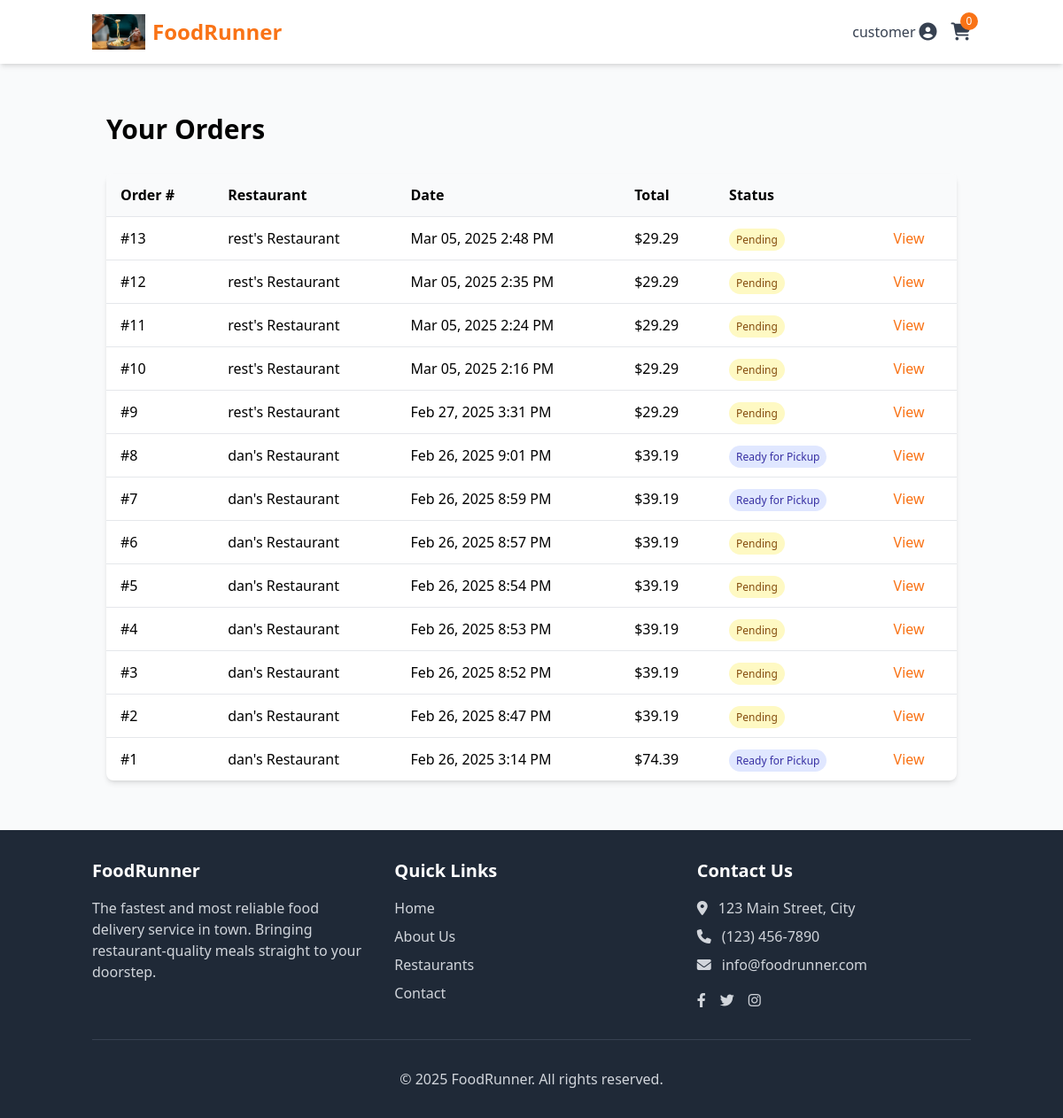
The app's page /customer/orders/ (signed in), older data.
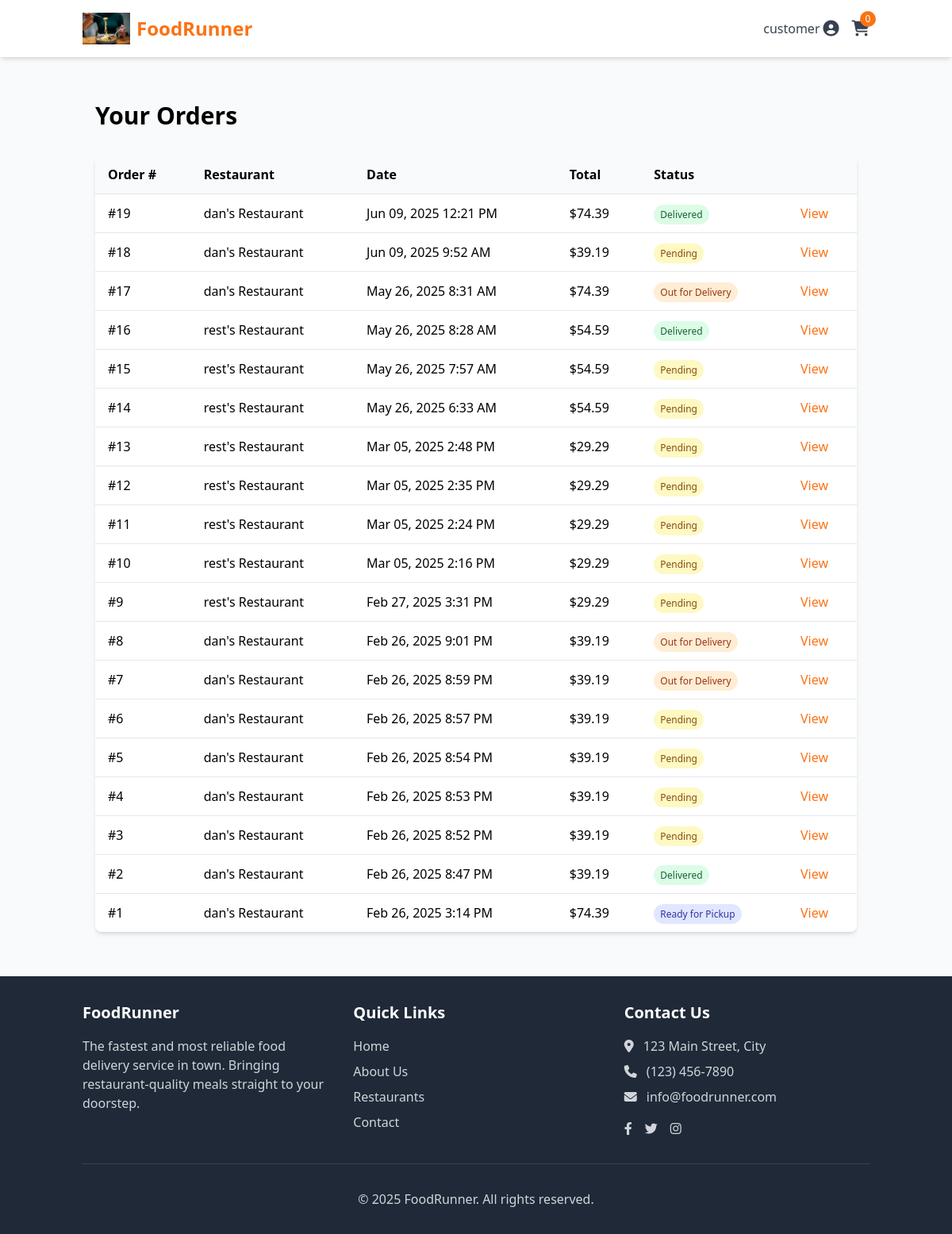
The same page, newer data.
### core/models.py (models this page shows, shortened)
class User(AbstractUser):
    USER_TYPE_CHOICES = (
        ('customer', 'Customer'),
        ('restaurant', 'Restaurant Manager'),
        ('delivery', 'Delivery Person'),
        ('admin', 'Administrator'),
    )
    user_type = models.CharField(
        max_length=20,
        choices=USER_TYPE_CHOICES,
        default='customer'
    )
    phone_number = models.CharField(max_length=15, blank=True)
    profile_picture = models.ImageField(upload_to='profile_pics/', blank=True, null=True)

### customers/models.py (models this page shows, shortened)
class Cart(models.Model):
    customer = models.OneToOneField(settings.AUTH_USER_MODEL, on_delete=models.CASCADE, related_name='cart')
    created_at = models.DateTimeField(auto_now_add=True)
    updated_at = models.DateTimeField(auto_now=True)
    @property
    def item_count(self):
        return self.items.count()

class Order(models.Model):
    STATUS_CHOICES = (
        ('pending', 'Pending'),
        ('confirmed', 'Confirmed'),
        ('preparing', 'Preparing'),
        ('ready_for_pickup', 'Ready for Pickup'),
        ('out_for_delivery', 'Out for Delivery'),
        ('delivered', 'Delivered'),
        ('cancelled', 'Cancelled'),
    )
    customer = models.ForeignKey(settings.AUTH_USER_MODEL, on_delete=models.CASCADE, related_name='orders')
    restaurant = models.ForeignKey(Restaurant, on_delete=models.CASCADE, related_name='orders')
    delivery_person = models.ForeignKey(
        settings.AUTH_USER_MODEL,
        on_delete=models.SET_NULL,
        null=True,
        blank=True,
        related_name='deliveries'
    )
    delivery_address = models.ForeignKey('core.Address', on_delete=models.SET_NULL, null=True)
    status = models.CharField(max_length=20, choices=STATUS_CHOICES, default='pending')
    total_amount = models.DecimalField(max_digits=8, decimal_places=2)
    delivery_fee = models.DecimalField(max_digits=5, decimal_places=2)
    tax_amount = models.DecimalField(max_digits=6, decimal_places=2)
    payment_status = models.CharField(max_length=20, default='pending')
    payment_method = models.CharField(max_length=50, default='stripe')
    stripe_payment_intent_id = models.CharField(max_length=255, blank=True, null=True)
    estimated_delivery_time = models.DateTimeField(null=True, blank=True)
    actual_delivery_time = models.DateTimeField(null=True, blank=True)
    special_instructions = models.TextField(blank=True)
    created_at = models.DateTimeField(auto_now_add=True)
    updated_at = models.DateTimeField(auto_now=True)
    @property
    def order_total(self):
        return self.total_amount + self.delivery_fee + self.tax_amount

### restaurants/models.py (models this page shows, shortened)
class Restaurant(models.Model):
    manager = models.OneToOneField(settings.AUTH_USER_MODEL, on_delete=models.CASCADE)
    name = models.CharField(max_length=100)
    description = models.TextField()
    logo = models.ImageField(upload_to='restaurant_logos/')
    banner_image = models.ImageField(upload_to='restaurant_banners/', blank=True, null=True)
    address = models.OneToOneField(Address, on_delete=models.CASCADE)
    cuisine_type = models.CharField(max_length=50)
    phone = models.CharField(max_length=15)
    email = models.EmailField()
    website = models.URLField(blank=True, null=True)
    is_active = models.BooleanField(default=True)
    average_rating = models.DecimalField(max_digits=3, decimal_places=2, default=0.0)
    delivery_fee = models.DecimalField(max_digits=5, decimal_places=2, default=0.0)
    min_order_amount = models.DecimalField(max_digits=6, decimal_places=2, default=0.0)
    preparation_time = models.PositiveIntegerField(default=30, help_text='Average preparation time in minutes')
    opening_time = models.TimeField()
    closing_time = models.TimeField()
    created_at = models.DateTimeField(auto_now_add=True)
    updated_at = models.DateTimeField(auto_now=True)

### customers/views.py (the view)
# urls.py: path('orders/', views.order_list, name='orders'),
@login_required
def order_list(request):
    orders = Order.objects.filter(customer=request.user).order_by('-created_at')
    context = {
        'orders': orders,
    }
    return render(request, 'customers/order_list.html', context)

### customers/templates/customers/order_list.html (shortened to what this page needs)
{% extends 'base.html' %}
{% block content %}
<div class="container mx-auto px-4 py-8">
    <h1 class="text-3xl font-bold mb-8">Your Orders</h1>
    {% if orders %}
        <div class="bg-white rounded-lg shadow-md overflow-hidden">
            <div class="overflow-x-auto">
                <table class="w-full">
                    <thead class="bg-gray-50">
                        <tr>
                            <th class="text-left py-3 px-4">Order #</th>
                            <th class="text-left py-3 px-4">Restaurant</th>
                            <th class="text-left py-3 px-4">Date</th>
                            <th class="text-left py-3 px-4">Total</th>
                            <th class="text-left py-3 px-4">Status</th>
                            <th class="text-left py-3 px-4"></th>
                        </tr>
                    </thead>
                    <tbody>
                        {% for order in orders %}
                            <tr class="border-t hover:bg-gray-50">
                                <td class="py-3 px-4">#{{ order.id }}</td>
                                <td class="py-3 px-4">{{ order.restaurant.name }}</td>
                                <td class="py-3 px-4">{{ order.created_at|date:"M d, Y g:i A" }}</td>
                                <td class="py-3 px-4">${{ order.order_total }}</td>
                                <td class="py-3 px-4">
                                    <span class="px-2 py-1 rounded-full text-xs
                                        {% if order.status == 'pending' %}bg-yellow-100 text-yellow-800
                                        {% elif order.status == 'confirmed' %}bg-blue-100 text-blue-800
                                        {% elif order.status == 'preparing' %}bg-purple-100 text-purple-800
                                        {% elif order.status == 'ready_for_pickup' %}bg-indigo-100 text-indigo-800
                                        {% elif order.status == 'out_for_delivery' %}bg-orange-100 text-orange-800
                                        {% elif order.status == 'delivered' %}bg-green-100 text-green-800
                                        {% elif order.status == 'cancelled' %}bg-red-100 text-red-800
                                        {% endif %}">
                                        {{ order.get_status_display }}
                                    </span>
                                </td>
                                <td class="py-3 px-4">
                                    <a href="{% url 'customers:order_detail' order.id %}" class="text-orange-500 hover:underline">
                                        View
                                    </a>
                                </td>
                            </tr>
                        {% endfor %}
                    </tbody>
                </table>
            </div>
        </div>
    {% endif %}
</div>
{% endblock %}

### core/templates/base.html (shortened to what this page needs)
<!DOCTYPE html>
<html lang="en">
<head>
    {% load static %}
    <script src="https://cdn.tailwindcss.com"></script>
    <link rel="stylesheet" href="https://cdnjs.cloudflare.com/ajax/libs/font-awesome/6.4.0/css/all.min.css">
</head>
<body class="bg-gray-50 min-h-screen flex flex-col">
    <header class="bg-white shadow-md">
        <nav class="container mx-auto px-4 py-4 flex justify-between items-center">
            <a href="{% url 'landing' %}" class="flex items-center">
                <img src="{% static 'images/logo.png' %}" alt="FoodRunner Logo" class="h-10 w-auto mr-2">
                <span class="text-2xl font-bold text-orange-500">FoodRunner</span>
            </a>
            <div class="flex items-center space-x-4">
                {% if user.is_authenticated %}
                    <div class="relative group">
                        <button class="flex items-center text-gray-700 hover:text-orange-500">
                            <span class="mr-1">{{ user.username }}</span>
                            <i class="fas fa-user-circle text-xl"></i>
                        </button>
                    </div>
                    {% if user.user_type == 'customer' %}
                        <a href="{% url 'customers:cart' %}" class="text-gray-700 hover:text-orange-500 relative">
                            <i class="fas fa-shopping-cart text-xl"></i>
                            <span class="absolute -top-2 -right-2 bg-orange-500 text-white rounded-full h-5 w-5 flex items-center justify-center text-xs">
                                {{ user.cart.item_count|default:'0' }}
                            </span>
                        </a>
                    {% endif %}
                {% else %}
                    <a href="{% url 'login' %}" class="text-gray-700 hover:text-orange-500 font-semibold">Login</a>
                    <a href="{% url 'register' %}" class="bg-orange-500 text-white px-4 py-2 rounded-md hover:bg-orange-600 font-semibold">Sign Up</a>
                {% endif %}
            </div>
        </nav>
    </header>
    <main class="flex-grow container mx-auto px-4 py-6">
        {% block content %}{% endblock %}
    </main>
    <footer class="bg-gray-800 text-white py-8">
        <div class="container mx-auto px-4">
            <div class="grid grid-cols-1 md:grid-cols-3 gap-8">
                <div>
                    <h3 class="text-xl font-semibold mb-4">FoodRunner</h3>
                    <p class="text-gray-300">
                        The fastest and most reliable food delivery service in town. Bringing restaurant-quality meals straight to your doorstep.
                    </p>
                </div>
                <div>
                    <h3 class="text-xl font-semibold mb-4">Quick Links</h3>
                    <ul class="space-y-2">
                        <li><a href="{% url 'landing' %}" class="text-gray-300 hover:text-orange-400">Home</a></li>
                        <li><a href="#" class="text-gray-300 hover:text-orange-400">About Us</a></li>
                        <li><a href="#" class="text-gray-300 hover:text-orange-400">Restaurants</a></li>
                        <li><a href="#" class="text-gray-300 hover:text-orange-400">Contact</a></li>
                    </ul>
                </div>
                <div>
                    <h3 class="text-xl font-semibold mb-4">Contact Us</h3>
                    <p class="text-gray-300 mb-2">
                        <i class="fas fa-map-marker-alt mr-2"></i> 123 Main Street, City
                    </p>
                    <p class="text-gray-300 mb-2">
                        <i class="fas fa-phone mr-2"></i> (123) 456-7890
                    </p>
                    <p class="text-gray-300 mb-2">
                        <i class="fas fa-envelope mr-2"></i> info@foodrunner.com
                    </p>
                    <div class="flex space-x-4 mt-4">
                        <a href="#" class="text-gray-300 hover:text-orange-400"><i class="fab fa-facebook-f"></i></a>
                        <a href="#" class="text-gray-300 hover:text-orange-400"><i class="fab fa-twitter"></i></a>
                        <a href="#" class="text-gray-300 hover:text-orange-400"><i class="fab fa-instagram"></i></a>
                    </div>
                </div>
            </div>
            <div class="border-t border-gray-700 mt-8 pt-8 text-center text-gray-300">
                <p>&copy; 2025 FoodRunner. All rights reserved.</p>
            </div>
        </div>
    </footer>
</body>
</html>

Row changes from the older to the newer data that the page shows:
added Order: id "19", restaurant.name "dan's Restaurant", created_at "Jun 09, 2025 12:21 PM", order_total "74.39", status "Delivered"
added Order: id "18", restaurant.name "dan's Restaurant", created_at "Jun 09, 2025 9:52 AM", order_total "39.19", status "Pending"
added Order: id "17", restaurant.name "dan's Restaurant", created_at "May 26, 2025 8:31 AM", order_total "74.39", status "Out for Delivery"
added Order: id "16", restaurant.name "rest's Restaurant", created_at "May 26, 2025 8:28 AM", order_total "54.59", status "Delivered"
added Order: id "15", restaurant.name "rest's Restaurant", created_at "May 26, 2025 7:57 AM", order_total "54.59", status "Pending"
added Order: id "14", restaurant.name "rest's Restaurant", created_at "May 26, 2025 6:33 AM", order_total "54.59", status "Pending"
changed Order "Feb 26, 2025 9:01 PM": status "Ready for Pickup" → "Out for Delivery"
changed Order "Feb 26, 2025 8:59 PM": status "Ready for Pickup" → "Out for Delivery"
changed Order "Feb 26, 2025 8:47 PM": status "Pending" → "Delivered"
